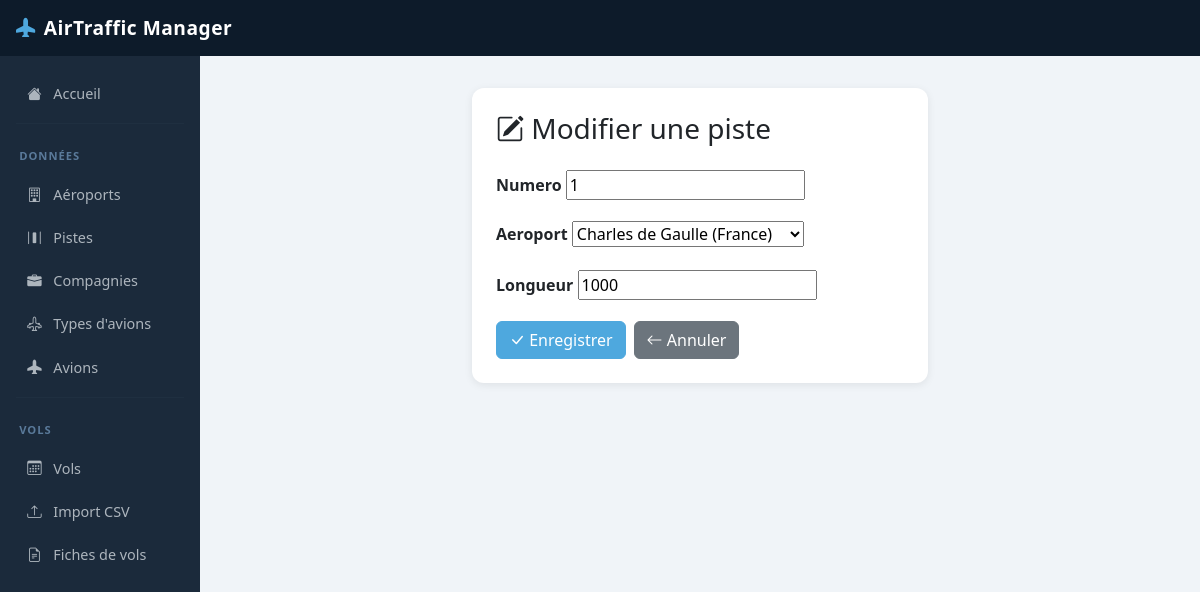
/TraficAerien/pistes/modifier/2/, run on the app's committed database.
### TraficAerien/models.py (models this page shows, shortened)
class Piste(models.Model):
    numero = models.CharField(max_length=10)
    aeroport = models.ForeignKey(Aeroport, on_delete=models.CASCADE, related_name='pistes')
    longueur = models.IntegerField(help_text="Longueur en mètres")

### TraficAerien/views.py (the view)
# urls.py: path('pistes/modifier/<int:pk>/', views.piste_modifier, name='piste_modifier'),
def piste_modifier(request, pk):
    piste = get_object_or_404(Piste, pk=pk)
    if request.method == 'POST':
        form = PisteForm(request.POST, instance=piste)
        if form.is_valid():
            form.save()
            return redirect('piste_liste')
    else:
        form = PisteForm(instance=piste)
    return render(request, 'TraficAerien/formulaire.html', {
        'form': form, 'titre': 'Modifier une piste'
    })

### TraficAerien/forms.py
class PisteForm(forms.ModelForm):
    class Meta:
        model = Piste
        fields = ['numero', 'aeroport', 'longueur']

### TraficAerien/models.py (called while the page is built)
    def __str__(self):
        return f"{self.nom} ({self.pays})"

### TraficAerien/templates/TraficAerien/formulaire.html (shortened to what this page needs)
{% extends 'TraficAerien/base.html' %}
{% block content %}
<div class="row justify-content-center">
    <div class="col-md-6">
        <div class="card p-4">
            <h3 class="mb-4"><i class="bi bi-pencil-square"></i> {{ titre }}</h3>
            <form method="post" enctype="multipart/form-data">
                {% for field in form %}
                <div class="mb-3">
                    <label class="form-label fw-bold">{{ field.label }}</label>
                    {{ field }}
                </div>
                {% endfor %}
                <div class="d-flex gap-2">
                    <button type="submit" class="btn btn-primary">
                        <i class="bi bi-check-lg"></i> Enregistrer
                    </button>
                    <a href="javascript:history.back()" class="btn btn-secondary">
                        <i class="bi bi-arrow-left"></i> Annuler
                    </a>
                </div>
            </form>
        </div>
    </div>
</div>
{% endblock %}

### TraficAerien/templates/TraficAerien/base.html (style rules this page uses)
* { box-sizing: border-box; }
body { background-color: #f0f4f8; font-family: 'Segoe UI', sans-serif; }
.card { border: none; border-radius: 12px; box-shadow: 0 2px 8px rgba(0, 0, 0, 0.08); }
.btn-primary { background-color: #4ea8de; border-color: #4ea8de; }

### data on the page
Piste: form "1" "Charles de Gaulle (France)" "1000"

### other printed values
{{ titre }} "Modifier une piste"
{{ field.label }} "Numero" "Aeroport" "Longueur"
